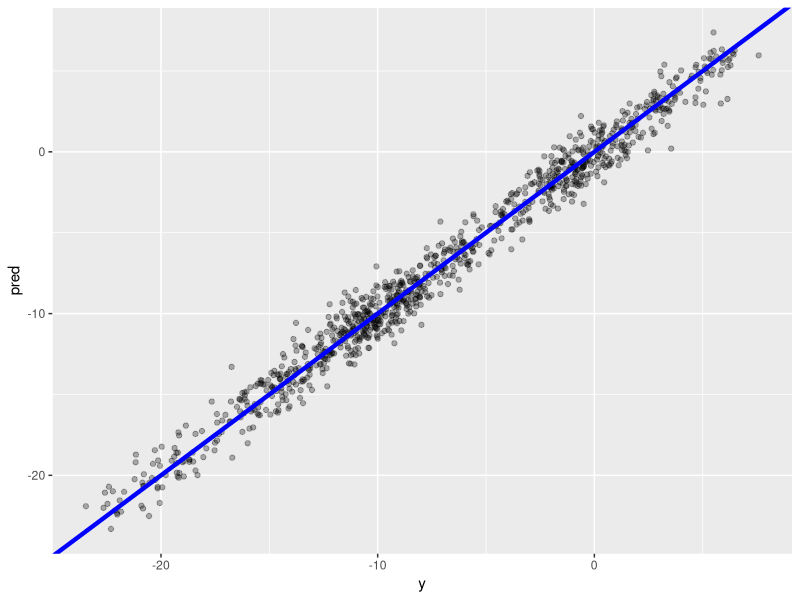
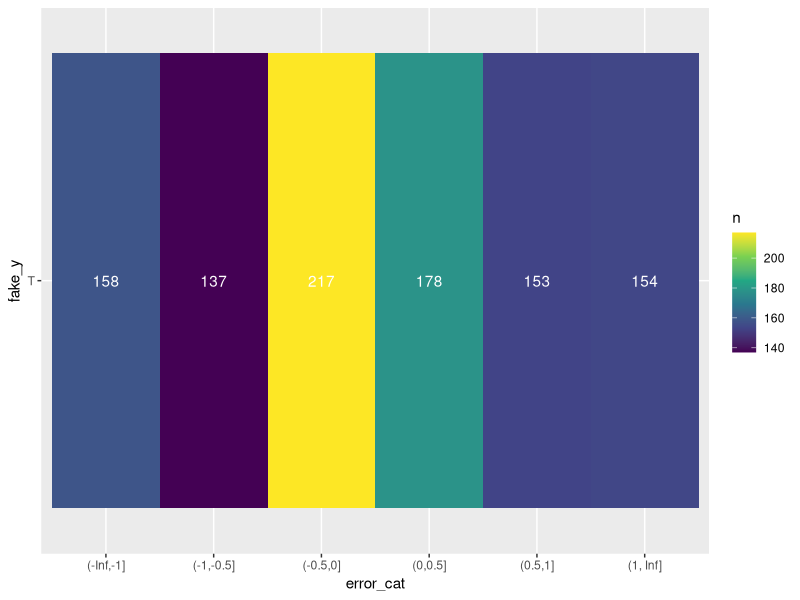

Recreate these plots in R, in order.
# time series 
#
# 1 - generer une fake time series
# 2 - passer d'un format time series à une donnée supervised learning
library(tidyverse)

gen <- function(n){
  rnorm(n=n) %>% cumsum()
}

df <- tibble(y=gen(n=1000)) %>% 
  mutate(y_m1=dplyr::lag(y, n=1),
         y_m3=dplyr::lag(y, n=3),
         y_p1=dplyr::lead(y, n=1))

model_1 <- df %>%
  lm(y~y_m1+y_m3, data=.)

df <- df %>%
  mutate(pred = predict(model_1, newdata=.))

# indicateur de perf
df %>%
  filter(!is.na(pred), !is.na(y)) %>%
  summarise(n=n(),
            mean_error=mean(pred-y), 
            mae=mean(abs(pred-y)),
            rmse=sqrt(mean((pred-y)**2)))

# graphique predit versus realise
ggplot(df) +
  aes(x=y, y=pred) +
  geom_point(alpha=0.3) +
  geom_abline(slope=1, intercept=0, col="blue", lwd=1.5)

# indicateur de perf groupe
df %>%
  filter(!is.na(pred), !is.na(y)) %>%
  mutate(error_cat = cut(pred-y, breaks = c(-Inf, -1, -0.5, 0, 0.5, 1, +Inf))) %>%
  count(error_cat, name = "n") %>%
  mutate(fake_y="T") %>%
  ggplot() +
  aes(x=error_cat, y=fake_y, fill=n, label=n) +
  geom_tile() +
  geom_text(col="white") +
  scale_fill_viridis_c()

